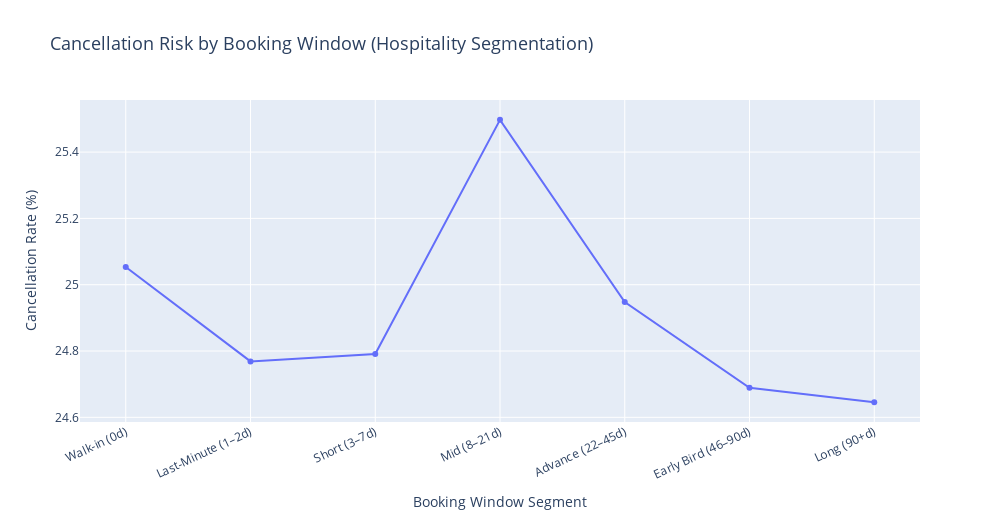

The notebook cell saved with this chart:
### Code cell
# Hospitality-Standard Lead Time Segments
bins = [-1, 0, 2, 7, 21, 45, 90, 365]
labels = ["Walk-in (0d)","Last-Minute (1–2d)","Short (3–7d)","Mid (8–21d)","Advance (22–45d)","Early Bird (46–90d)","Long (90+d)"]

df_bookings_all["lead_segment"] = pd.cut(df_bookings_all["lead_time"],bins=bins,labels=labels)

# Cancellation Rate by Segment
cancel_rate = (df_bookings_all.groupby("lead_segment", observed=True)["is_cancelled"].mean().reset_index())
cancel_rate["cancellation_rate"] = cancel_rate["is_cancelled"] * 100

# Interactive Visualization
fig = px.line(cancel_rate,x="lead_segment",y="cancellation_rate",markers=True,title="Cancellation Risk by Booking Window (Hospitality Segmentation)",
    labels={
        "lead_segment": "Booking Window Segment",
        "cancellation_rate": "Cancellation Rate (%)"})

fig.update_layout(width=1000,height=520,title_font_size=18,xaxis_tickangle=-25)
fig.show()

### Figure 1 — Plotly figure (JSON) as saved in the notebook; plotly's stock layout.template omitted (floating-point values rounded to 4 significant figures)
{"data": [{"hovertemplate": "Booking Window Segment=%{x}<br>Cancellation Rate (%)=%{y}<extra></extra>", "legendgroup": "", "line": {"color": "#636efa", "dash": "solid"}, "marker": {"symbol": "circle"}, "mode": "lines+markers", "name": "", "orientation": "v", "showlegend": false, "x": ["Walk-in (0d)", "Last-Minute (1–2d)", "Short (3–7d)", "Mid (8–21d)", "Advance (22–45d)", "Early Bird (46–90d)", "Long (90+d)"], "xaxis": "x", "y": [25.05, 24.77, 24.79, 25.5, 24.95, 24.69, 24.65], "yaxis": "y", "type": "scatter"}], "layout": {"xaxis": {"anchor": "y", "domain": [0.0, 1.0], "title": {"text": "Booking Window Segment"}, "tickangle": -25}, "yaxis": {"anchor": "x", "domain": [0.0, 1.0], "title": {"text": "Cancellation Rate (%)"}}, "legend": {"tracegroupgap": 0}, "title": {"text": "Cancellation Risk by Booking Window (Hospitality Segmentation)", "font": {"size": 18}}, "width": 1000, "height": 520}}
